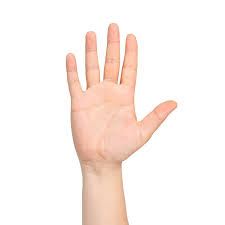
#> input picture HW18_KNN/dataset/palm/palm1.jpeg, 225 x 225 px
$ python train_knn.py
#> lines starting #> are read from the running program, lines starting #| are printed output that depends on the picture
import os
import cv2
import numpy as np

from sklearn.model_selection import train_test_split
from sklearn.neighbors import KNeighborsClassifier
from sklearn.metrics import accuracy_score, confusion_matrix, classification_report
from sklearn.preprocessing import StandardScaler

from skimage.feature import hog

DATASET_DIR = "dataset"
IMG_SIZE = (96, 96)
CLASS_NAMES = ["palm", "fist"]

HOG_PARAMS = dict(
    orientations=9,
    pixels_per_cell=(8, 8),
    cells_per_block=(2, 2),
    block_norm="L2-Hys"
)

def extract_hog(gray):
    feat = hog(gray, **HOG_PARAMS)
    return feat.astype(np.float32)

def load_dataset():
    X, y = [], []

    for label_idx, class_name in enumerate(CLASS_NAMES):
        class_dir = os.path.join(DATASET_DIR, class_name)
        if not os.path.exists(class_dir):
            raise FileNotFoundError(f"Missing folder: {class_dir}")

        for fname in os.listdir(class_dir):
            if not fname.lower().endswith((".png", ".jpg", ".jpeg")):
                continue

            path = os.path.join(class_dir, fname)
            img = cv2.imread(path)
#> img is the input picture: shape (225, 225, 3); mean B, G, R 236.3, 241.2, 251.4
            if img is None:
                continue

            img = cv2.resize(img, IMG_SIZE)
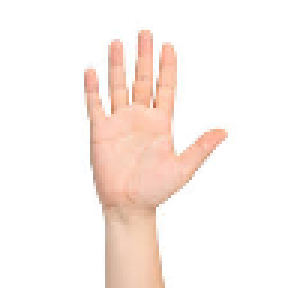
#> img: shape (96, 96, 3) (shown 3 times larger); mean B, G, R 236.2, 241.1, 251.3
            gray = cv2.cvtColor(img, cv2.COLOR_BGR2GRAY)
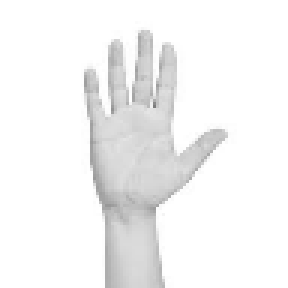
#> gray: shape (96, 96) (shown 3 times larger); min 124, max 255, mean 243.6

            gray = cv2.GaussianBlur(gray, (3, 3), 0)

            feat = extract_hog(gray)
#> in extract_hog, `feat = hog(gray, **HOG_PARAMS)`: feat = 4356 values, max 1 at index 1534, min 0 at index 0, mean 0.0554
            X.append(feat)
            y.append(label_idx)
#> pass 2 of the loop in load_dataset, `for label_idx, class_name in enumerate(CLASS_NAMES):`:
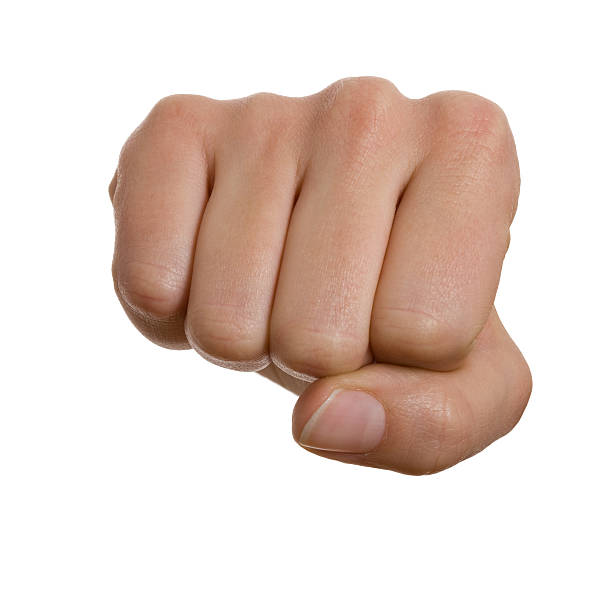
#> input picture HW18_KNN/dataset/fist/fist1.jpg, 612 x 612 px
#> in load_dataset, img is the input picture: shape (612, 612, 3); mean B, G, R 206.5, 214.3, 230.3
#> in load_dataset, `img = cv2.resize(img, IMG_SIZE)`:
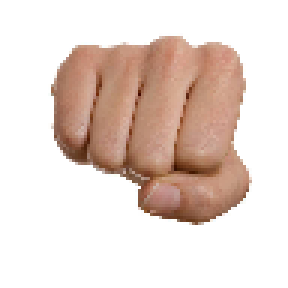
#> img: shape (96, 96, 3) (shown 3 times larger); mean B, G, R 206.5, 214.2, 230.3
#> in load_dataset, `gray = cv2.GaussianBlur(gray, (3, 3), 0)`:
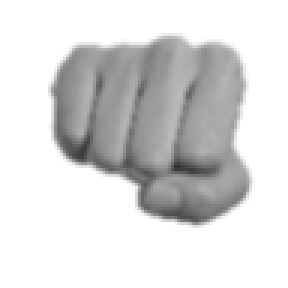
#> gray: shape (96, 96) (shown 3 times larger); min 50, max 255, mean 218.2
#> in load_dataset, `feat = extract_hog(gray)`: feat = 4356 values, max 1 at index 819, min 0 at index 0, mean 0.0682

    X = np.array(X, dtype=np.float32)
    y = np.array(y, dtype=np.int32)
    return X, y

def main():
    X, y = load_dataset()
#> y = [0, 1]
    print(f"Loaded samples: {len(X)}")
#| Loaded samples: 2
    for i, name in enumerate(CLASS_NAMES):
        print(f"Class '{name}': {(y == i).sum()} samples")
#> this loop made 2 passes
#| Class 'palm': 1 samples
#| Class 'fist': 1 samples

#> (the run stopped early here; a loop or call above may not have finished)
